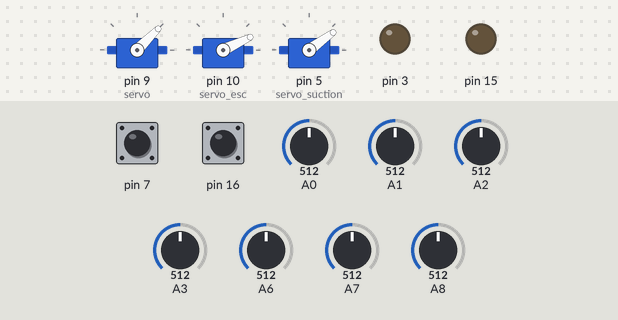
A sketch run on a simulated Arduino Mega 2560, built with avr-gcc and run on an emulated ATmega2560. On the bench: 3 × servo, output pins drawn as LEDs (lit = HIGH). Inputs (shaded band) come from the test bench; at power-on: pin 16 HIGH, A7 = 512, pin 7 LOW, A0 = 512, A1 = 512, A2 = 512, A3 = 512, A6 = 512, A8 = 512.

Above: at 1.2 s.
1.3 s: pin 16 pulled LOW for 0.15 s
At 1.4 s:
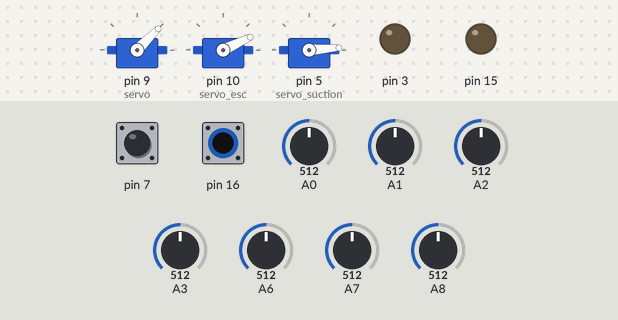
2.9 s: A7 set to 30
5.9 s: pin 16 pulled LOW for 1 s
At 6.14 s:
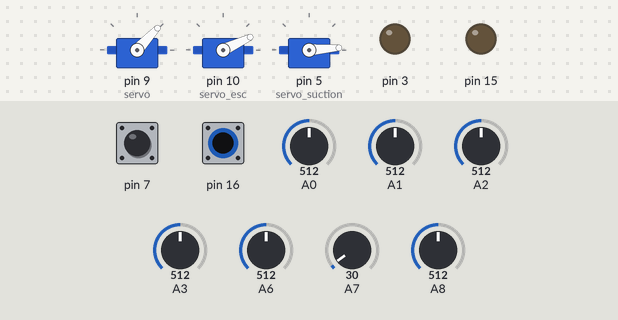
8.9 s: pin 7 pulled LOW for 1 s
11.9 s: pin 16 pulled LOW for 3.2 s
At 12.6 s:
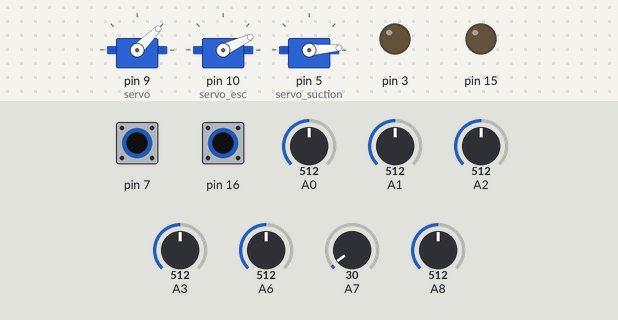
Timing chart, 0 to 16.6 s (numbered marks = the images above; inputs shaded):
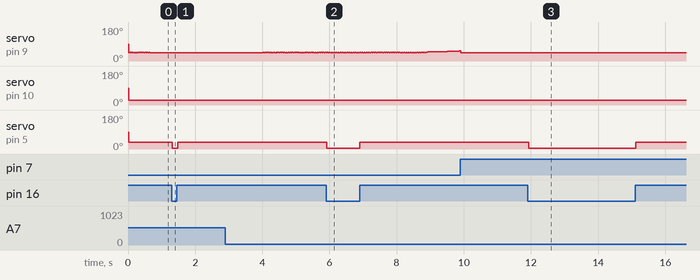

Measured:
- after the input at 1.3 s, servo on pin 5 (servo_suction): 36° → 4° at once, → 36° 0.17 s later
- after the input at 5.9 s, servo on pin 5 (servo_suction): 36° → 4° at once, → 36° 0.99 s later
- after the input at 11.9 s, servo on pin 5 (servo_suction): 36° → 4° at once, → 36° 3.2 s later
- by itself, servo on pin 9 (servo): rises from 47° to 52° in 0.77 s, then falls to 45° in 0.17 s

The sketch:

generator.ino
```cpp
#include <Servo.h>
#include "pid.h"
#include "iir.h"
#include "thermistor.h"

#define RELAY_POS_RECTIFIER   0
#define RELAY_POS_ESC         1

Servo servo;
Servo servo_esc;
Servo servo_suction;
uint32_t servo_esc_startup_value = 100;
uint32_t servo_esc_idle_value = 25;
uint32_t servo_esc_delay_max = 200;
uint32_t servo_esc_delay;
uint32_t servo_esc_pulse_suction_max = 5;
uint32_t servo_esc_pulse_delay_max = 40;
uint32_t servo_esc_pulse_delay;
uint32_t servo_suction_active_vaule = 4;
uint32_t servo_suction_inactive_value = 36;

int vout;
uint8_t dummy_load_current;
int dummy_load_value;
uint32_t debug_servo_value;
uint8_t irq_count = 0, irq_flag = 0;
uint8_t irq_compare = 20;   // <-- config loop frequency

//uint32_t vout_iir_coeff = 240;    // <-- config filter
//uint32_t vout_prev = 0, vout_current = 0;
uint32_t output_minimum_value = 260;    // <-- config
//uint32_t output_maximum_value = 470;    // <-- config
uint32_t output_maximum_value = 350;    // <-- config

uint32_t output_idle_value = 217;
uint32_t output_startup_value = 310;    // <-- config

uint8_t digital_in_starter, digital_in_enable;

uint32_t powering_up_delay = 250;    // <-- config
uint32_t vout_scale_factor = 51;    // <-- config
uint32_t powering_up_counter = 0;

uint32_t setpoint = 12600;
uint32_t motor_dead_threshold = 50;
uint32_t motor_dead_count = 0;
uint32_t motor_dead_count_max = 100;

int current_state = 0;

Pid pid(1, 0.1, 1, output_minimum_value, 50);
IIR voutIir(250);
IIR t1iir(120), t2iir(120);
IIR m_v(120), m_a(120), o_v(120), o_a(120);
Thermistor therm1(11, 10, 1.0);
Thermistor therm2(9.52, 10, 1.0);

enum state_machine_states
{
  STATE_IDLE = 0, STATE_STARTING, STATE_POWERING_UP, STATE_RUNNING, STATE_RE_IGNITION
};

void read_analog_in()
{
  vout = analogRead(A7);
  vout = vout > 600 ? 600 : vout;
  vout *= 51;

  m_v.newSample(analogRead(A0));
  m_a.newSample(analogRead(A1));
  o_v.newSample(analogRead(A3));
  o_a.newSample(analogRead(A2));

  t1iir.newSample(therm1.calculate(analogRead(A6)));
  t2iir.newSample(therm2.calculate(analogRead(A8)));
}

void digital_in_read()
{
  digital_in_starter = !digitalRead(16);
  digital_in_enable = !digitalRead(7);
}

void relay_set(uint8_t value)
{
  digitalWrite(15, value);
}

void digital_in_setup()
{
  pinMode(16, INPUT_PULLUP);
  pinMode(7, INPUT_PULLUP);
  pinMode(15, OUTPUT);
  pinMode(3, OUTPUT);
  pinMode(5, OUTPUT);
}

void apply_vout_filter()
{
  voutIir.newSample(vout);
}

uint32_t vout_get()
{
  return voutIir.getValue();
}

void output_set(uint32_t value)
{
  value = value < output_minimum_value ? output_minimum_value : value;
  value = value > output_maximum_value ? output_maximum_value : value;
  debug_servo_value = value;
  servo.write((value*180)/1024);
}

void dummy_load_set(uint8_t value)
{
  digitalWrite(7, value);
}

void print_all()
{
//    Serial11.print(current_state*5000);
//    Serial11.print(" ");
    Serial1.print(vout_get());
    Serial1.print(" ");
//    Serial1.print(m_a.getValue());
//    Serial1.print(" ");
//    Serial1.print(m_v.getValue());
//    Serial1.print(" ");
//    Serial1.print(o_a.getValue());
//    Serial1.print(" ");
//    Serial1.print(o_v.getValue());
//    Serial1.print(" ");
    Serial1.print(pid.aggE*10);
    Serial1.print(" ");
    Serial1.print(pid.ret*100);
    Serial1.print(" ");
//
//    Serial1.print(t1iir.getValue());
//    Serial1.print(" ");
//    Serial1.print(t2iir.getValue());
//    Serial1.print(" ");

//  Serial1.print(servo_esc_delay);

  Serial1.print(motor_dead_count*1000);

    Serial1.print(" ");
    Serial1.print((output_maximum_value-output_minimum_value)*100);
    Serial1.print(" ");
    Serial1.print((debug_servo_value-output_minimum_value)*100);
//    Serial1.print(digital_in_enable*10000);

  Serial1.println(" ");
}

SIGNAL(TIMER0_COMPA_vect)
{
  ++irq_count;
  if (irq_count > irq_compare)
  {
    irq_count = 0;
    irq_flag = 1;
  }
}

void setup()
{
  Serial1.begin(9600);
  //while (!Serial1);
  pinMode(9, OUTPUT);
  servo.attach(9);
  servo_esc.attach(10);
  servo_suction.attach(5);

  digital_in_setup();

  OCR0A = 0xAF;
  TIMSK0 |= _BV(OCIE0A);
}

void state_machine_update()
{
  digitalWrite(8,1);
  if (digital_in_enable)
  {
    if (current_state != STATE_RE_IGNITION)
    {
      if (current_state != STATE_RUNNING)
      {
        if (current_state != STATE_POWERING_UP)
        {
          powering_up_counter = 0;
        }
        current_state = STATE_POWERING_UP;
      }
    }
  }
  else
  {
    if (current_state != STATE_RE_IGNITION)
    {
      current_state = STATE_IDLE;
    }
  }
}

void loop_idle()
{
  dummy_load_set(0);
  pid.reset();
  output_set(output_idle_value);
  relay_set(RELAY_POS_RECTIFIER);

  servo_esc.write(servo_esc_idle_value);

  if(vout_get() < motor_dead_threshold)
  {
    ++motor_dead_count;
    if(motor_dead_count > motor_dead_count_max)
    {
      servo_esc_delay = servo_esc_delay_max;
      servo_esc_pulse_delay = servo_esc_pulse_delay_max;
      current_state = STATE_RE_IGNITION;
    }
  }
  else
  {
    motor_dead_count = 0;
  }
}

void loop_starting()
{
  dummy_load_set(0);
  relay_set(RELAY_POS_ESC);

  motor_dead_count = 0;
  if(servo_esc_delay > 0)
  {
    --servo_esc_delay;
    servo_esc.write(servo_esc_idle_value);
    output_set(output_minimum_value);
  }
  else
  {
    servo_esc_delay = 0;
    output_set(output_startup_value);
    if(servo_esc_pulse_delay > 0)
    {
      --servo_esc_pulse_delay;
      servo_esc.write(servo_esc_startup_value);
    }
    else
    {
      servo_esc.write(servo_esc_idle_value);
      current_state = STATE_POWERING_UP;
    }
  }
}

void loop_powering_up()
{
  dummy_load_set(1);
  ++powering_up_counter;
  if (powering_up_counter >= powering_up_delay)
  {
    dummy_load_set(0);
    current_state = STATE_RUNNING;
  }
  loop_running();
}

void loop_running()
{
  double e = ((double)setpoint - (double)vout_get()) / 1000.0;
  double u = pid.loop(e) + output_minimum_value;
  u = u > 1000 ? 1000 : u;
  u = u < output_minimum_value ? output_minimum_value : u;
  uint32_t uU = u;
  output_set(uU);
  relay_set(RELAY_POS_RECTIFIER);

  servo_esc.write(servo_esc_idle_value);

  if(vout_get() < motor_dead_threshold)
  {
    ++motor_dead_count;
    if(motor_dead_count > motor_dead_count_max)
    {
      servo_esc_delay = servo_esc_delay_max;
      servo_esc_pulse_delay = servo_esc_pulse_delay_max;
      current_state = STATE_RE_IGNITION;
    }
  }
  else
  {
    motor_dead_count = 0;
  }
  // set Q and P_GOOD
}

void loop_re_ignition()
{
  loop_starting();
}

void loop() {
  if (irq_flag)
  {
    read_analog_in();
    digital_in_read();
    apply_vout_filter();


    if (digital_in_starter)
    {
      servo_suction.write(servo_suction_active_vaule);
    }
    else
    {
      servo_suction.write(servo_suction_inactive_value);
    }

    state_machine_update();
      switch(current_state)
      {
      case STATE_IDLE:
        loop_idle();
        break;
      case STATE_STARTING:
        loop_starting();
        break;
      case STATE_POWERING_UP:
        loop_powering_up();
        break;
      case STATE_RUNNING:
        loop_running();
        break;
      case STATE_RE_IGNITION:
        loop_re_ignition();
        break;
      default:
        loop_idle();
        break;
      }

    print_all();
    irq_flag = 0;
  }
}
```

iir.h
```cpp
class IIR
{
public:
  IIR(int32_t coeff) { this->coeff = coeff; prevSample = 0; };
  int32_t newSample(int32_t sample) {
    double vout_currentD = (prevSample * coeff) + (sample * (256 - coeff));
    vout_currentD /= 256.0;
    currentSample = vout_currentD;
    prevSample = currentSample;
    return currentSample;
  }
  int32_t getValue() { return currentSample; }
private:
  int32_t coeff;
  int32_t prevSample, currentSample;
};
```

pid.h
```cpp
class Pid
{
public:
	Pid(double p, double i, double d, double minU, double maxU)
	{
		pP = p;
		pI = i;
		pD = d;
    uMin = minU;
    uMax = maxU;
		aggE = 0.0;
	};

	double loop(double e)
	{
		ret = 0.0;
		aggE += e;
    aggE = aggE > uMax/pI ? uMax/pI : aggE;
    aggE = aggE < -uMax/pI ? -uMax/pI : aggE;
    ret = (pP * e) + (pI * aggE);
		return ret;
	}

 void reset()
 {
  aggE = 0.0;
 }

public:
	double pP, pI, pD, uMin, uMax;
	double aggE, ret;
};
```

thermistor.h
```cpp
class Thermistor
{
public:
  Thermistor(double nominal, double reference, double gainErr)
  {
    this->nominal = nominal;
    this->reference = reference;
    this->gainErr = gainErr;
  }
  double calculate(int adcValue)
  {
    double voltage = (double)adcValue / 1023.0 * refV;
    double I = (refV - voltage) / reference;
    double resistance = (refV / I) - reference;
    double rDiffRel = -(resistance - nominal) / nominal;
    return rDiffRel*1000;
  }
private:
  double gainErr;
  double nominal, reference;
  double refV = 5000;
};
```
